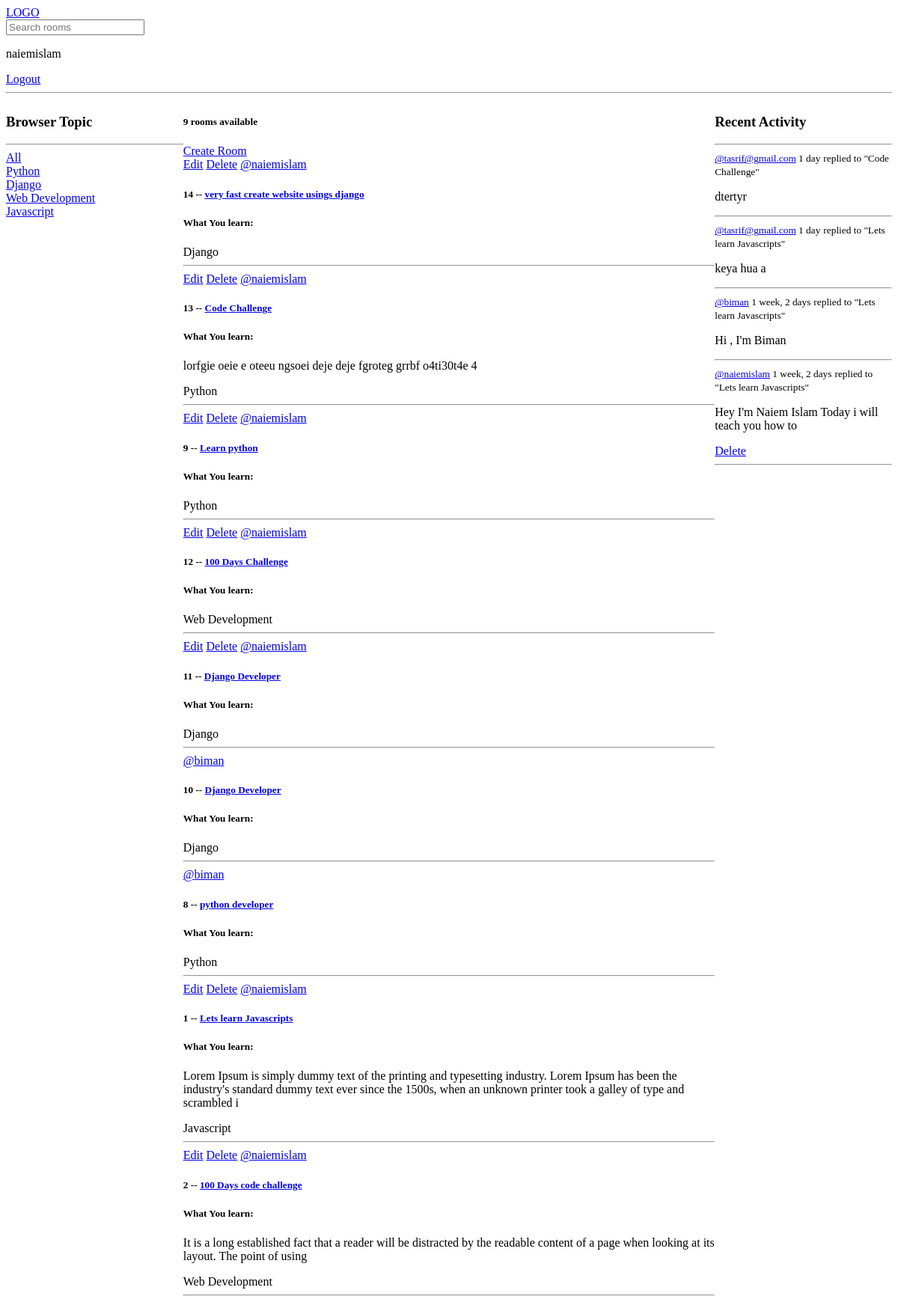
The app's page / (signed in), older data.
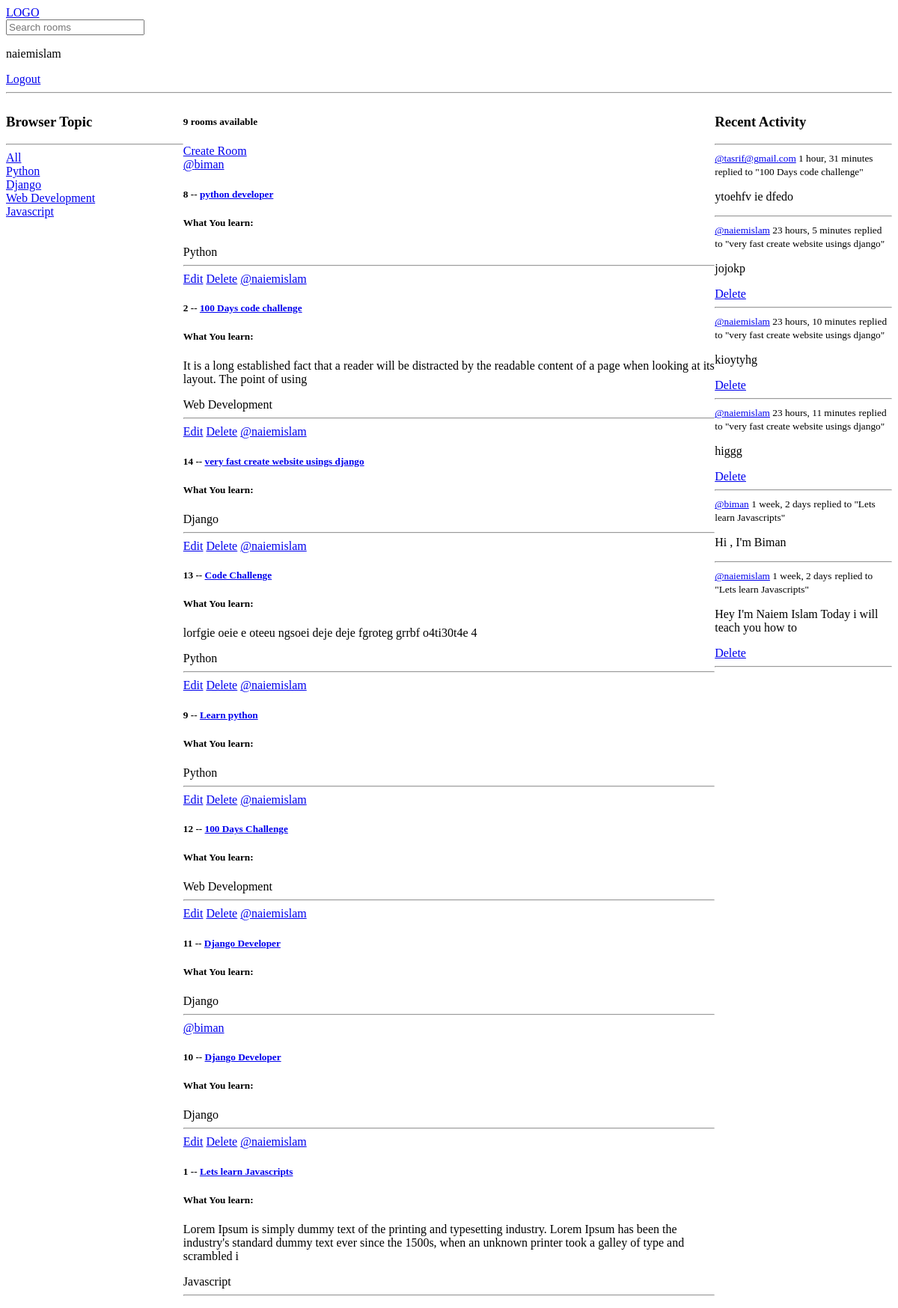
The same page, newer data.
### base/models.py (models this page shows, shortened)
class Topic(models.Model):
    name = models.CharField(max_length=200)

class Room(models.Model):
    host = models.ForeignKey(User, on_delete=models.SET_NULL, null=True)
    topic = models.ForeignKey(Topic, on_delete=models.SET_NULL, null=True)
    name = models.CharField(max_length=200)
    description = models.TextField(null=True, blank=True)
    participants = models.ManyToManyField(User, related_name='participants', blank=True)
    updated = models.DateTimeField(auto_now=True)
    created = models.DateTimeField(auto_now_add=True)
    class Meta:
        ordering = ['-updated', '-created']
    def __str__(self):
        return self.name

class Message(models.Model):
    user = models.ForeignKey(User, on_delete=models.CASCADE)
    room = models.ForeignKey(Room, on_delete=models.CASCADE)
    body = models.TextField()
    updated = models.DateTimeField(auto_now=True)
    created = models.DateTimeField(auto_now_add=True)
    class Meta:
        ordering = ['-updated', '-created']
    def __str__(self):
        return self.body[0:50]

### base/views.py (the view)
# urls.py: path('', views.home, name="home"),
def home(request):
    q = request.GET.get('q') if request.GET.get('q') != None else ''
    rooms =Room.objects.filter(
        Q(topic__name__icontains=q) |
        Q(name__icontains=q) |
        Q(description__icontains=q)
        )
    topics = Topic.objects.all()
    room_count = rooms.count()
    room_message = Message.objects.filter(
        Q(room__topic__name__icontains = q)
        )
    context= {'rooms':rooms, 'topics': topics, 'room_count': room_count, 'room_message': room_message}
    return render(request, 'base/home.html', context)

### base/templates/base/home.html (shortened to what this page needs)
<!DOCTYPE html>
<html lang="en">
<head>
</head>
<body>
    {% extends "main.html" %}
    {% block content %}
    <div class="home-container">
        <div class="aside-bar">
           {% include 'base/topics_components.html'%}
        </div>
        <div>
          {% include 'base/feed_components.html'%}
        </div>
        <div class="recent-active">
          {% include 'base/activity_companents.html'%}
    </div>
    {% endblock content %}

### base/templates/base/topics_components.html
<div>
    <h3>Browser Topic</h3>
    <hr>
    <div><a href="{% url 'home' %}">All</a></div>
    {% for topic in topics%}
    <div>
        <a href="{% url 'home'%}?q={{topic.name}}">{{topic.name}}</a>
    </div>
    {% endfor %}
</div>

### base/templates/base/feed_components.html
<div>
    <h5>{{room_count}} rooms available</h5>
    <div>
        <a href="{% url 'create-room' %}">Create Room</a>
    </div>
    {%for room in rooms%}
    <div>
        {% if request.user == room.host %}
        <a href="{% url 'update-room' room.id %}">Edit</a>
        <a href="{% url 'delete-room' room.id%}">Delete</a>
        {% endif %}
        <a href="{% url 'user-profile' room.host.id %}">
            @{{room.host.username}}
        </a>
        <h5>{{room.id}} -- <a href="/room/{{room.id}}">{{room.name}}</a></h5>
        <h5>What You learn:</h5>
        <p>{{room.description}}</p>
        <div>
            {{room.topic.name}}
        </div>
        <hr>
    </div>
    {% endfor %}
</div>

### base/templates/base/activity_companents.html
<h3>Recent Activity</h3>
<hr>
{% for message in room_message %}
    <div>
        <small><a href=" {% url 'user-profile' message.user.id %}">@{{message.user}}</a> {{message.created | timesince}}</small>
        <small> replied to "{{message.room}}"</small>
        <p>{{message}}</p>
        {% if request.user == message.user %}
        <a href="{% url 'delete-message' message.id %}">Delete</a>
         <div>
        {% endif %}
        <hr>
    </div>
{% endfor %}
</div>

Row changes from the older to the newer data that the page shows:
removed Message: user "tasrif@gmail.com", created "1 day", room "Code Challenge", body "dtertyr"
removed Message: user "tasrif@gmail.com", created "1 day", room "Lets learn Javascripts", body "keya hua a"
changed Room "python developer": moves up the list
changed Room "100 Days code challenge": moves up the list
added Message: user "tasrif@gmail.com", created "1 hour, 31 minutes", room "100 Days code challenge", body "ytoehfv ie dfedo"
added Message: user "naiemislam", created "23 hours, 5 minutes", room "very fast create website usings django", body "jojokp", shows "Delete"
added Message: user "naiemislam", created "23 hours, 10 minutes", room "very fast create website usings django", body "kioytyhg", shows "Delete"
added Message: user "naiemislam", created "23 hours, 11 minutes", room "very fast create website usings django", body "higgg", shows "Delete"
